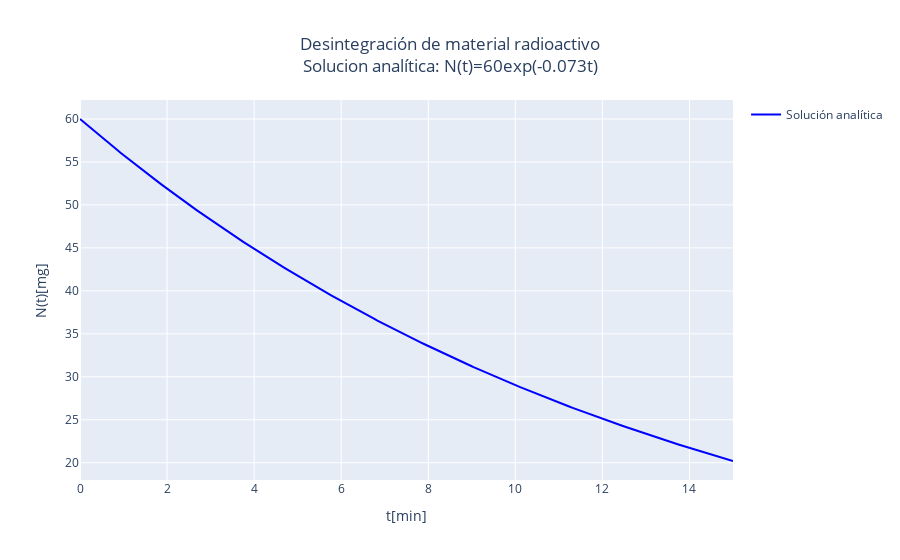

Write notebook code for a chart like this one.
### Markdown cell above
### Analitica

### Code cell
def solucion_analitica(f, valores_t, C, k):
    # Evaluar la función
    valores_y = list(map(lambda t: f(t), valores_t)) # Evaluar la función en el vector de tiempo

    # Graficar
    titulo = f'Desintegración de material radioactivo<br>Solucion analítica: N(t)={round(C,3)}exp(-{round(k,3)}t)' # Titulo de la gráfica
    eje_x = 't[min]' # Nombre del eje x
    eje_y = 'N(t)[mg]' # Nombre del eje y 

    fig = go.Figure() # Crear figura para graficar
    fig.update_layout(title=titulo, title_x=0.5, xaxis_title=eje_x, yaxis_title=eje_y) # Actualizar diseño de la gráfica
    plot_analitica = go.Scatter(x=valores_t, y=valores_y, name='Solución analítica', line=dict(color='blue', width=2), mode='lines', showlegend=True) # Crear gráfica de la solución analítica
    fig.add_trace(plot_analitica) # Agregar gráfica de la solución analítica a la figura
    fig.show() # Mostrar figura
    return plot_analitica # Regresar gráfica de la solución analítica

plot_Analitica = solucion_analitica(f_sol_analitica, valores_t, C, k) # Graficar solución analítica

### Figure 1 — Plotly figure (JSON) as saved in the notebook; plotly's stock layout.template omitted (floating-point values rounded to 4 significant figures; data arrays with more than 128 entries replaced by an {"elided": "..."} marker saying what was removed)
{"data": [{"line": {"color": "blue", "width": 2}, "mode": "lines", "name": "Solución analítica", "showlegend": true, "type": "scatter", "x": {"elided": "225 float values"}, "y": {"elided": "225 float values"}}], "layout": {"title": {"text": "Desintegración de material radioactivo<br>Solucion analítica: N(t)=60exp(-0.073t)", "x": 0.5}, "xaxis": {"title": {"text": "t[min]"}}, "yaxis": {"title": {"text": "N(t)[mg]"}}}}
